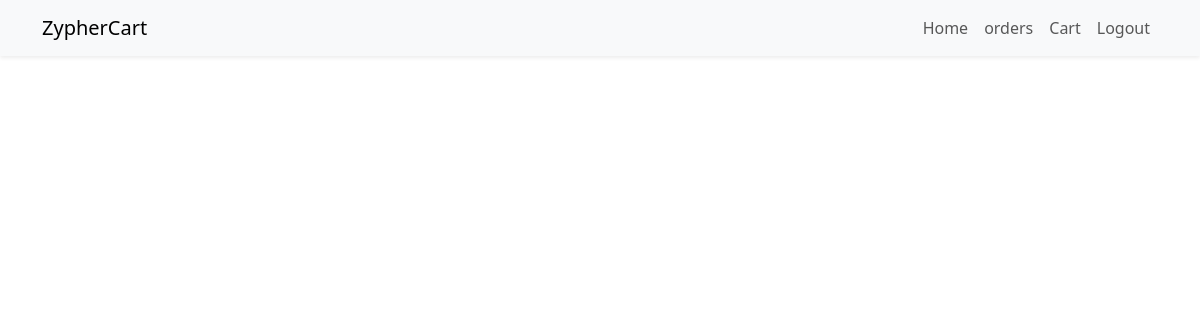
Before: /orders/orders_details/ (signed in) with the older database file.
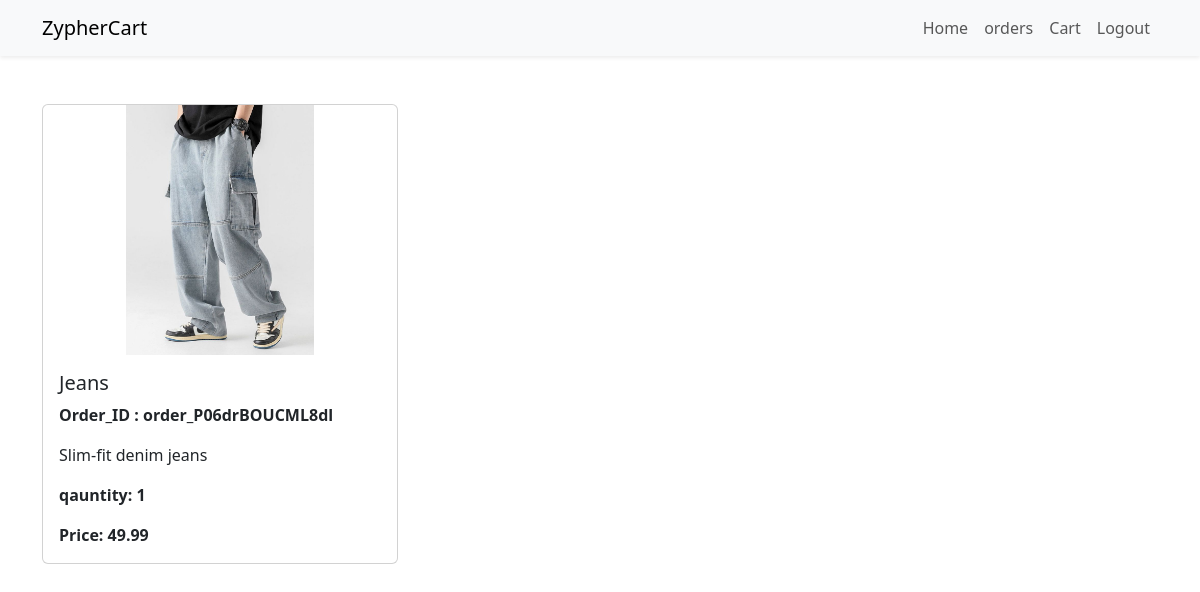
After: the same page with the newer database file.
### orders/models.py (models this page shows, shortened)
class OrderItem(models.Model):
     order = models.ForeignKey(Order,on_delete=models.CASCADE)
     product = models.ForeignKey(Product,on_delete=models.CASCADE)
     quantity = models.PositiveIntegerField(default=1)
     price = models.DecimalField(max_digits=10,decimal_places=2)
     delivery_date = models.DateField(null=True, blank=True)

class Order(models.Model):
        PAYMENT_METHOD_CHOICES = [
             ('COD' , 'Cash on Deilvery'),
             ('ONLINE' , 'Card Payment'),
             ('UPI' , 'UPI Payment')
             ]
        user = models.ForeignKey(User,on_delete=models.CASCADE)
        order_id = models.CharField(max_length=225,unique=True,blank=True, null=True)
        payment_id = models.CharField(max_length=225,unique=True,blank=True, null=True)
        payment_method = models.CharField(max_length=20,choices=PAYMENT_METHOD_CHOICES,null=True)
        amount = models.DecimalField(max_digits=10,decimal_places=2)
        payment_status = models.CharField(max_length=20,choices=[('Pending', 'Pending'), ('Completed', 'Completed'), ('Failed', 'Failed')],
        default='Pending',null=True)
        created_at = models.DateTimeField(default=timezone.now , null=True)
        is_paid = models.BooleanField(default=False)
        razor_pay_signature = models.CharField(max_length=225,blank=True,null=True)

### products/models.py (models this page shows, shortened)
class Product(models.Model):
    product_id = models.UUIDField(primary_key=True, default=uuid.uuid4, editable=False)
    product_name = models.CharField(max_length=255)
    product_image = models.ImageField(upload_to='products/',null=True,blank=True)
    product_desc = models.TextField()
    price = models.DecimalField(max_digits=10, decimal_places=2)
    category = models.ForeignKey(Category, on_delete=models.CASCADE)

### orders/views.py (the view)
# urls.py: path("orders_details/", views.OrdersDetails, name="Orders"),
def OrdersDetails(request):
    orders = Order.objects.filter(user=request.user)
    order_items = OrderItem.objects.filter(order__in=orders)
    context = {"order_items": order_items}
    return render(request, "orders/orders_details.html", context)

### orders/templates/orders/orders_details.html
{% extends 'core/base.html'%}
{%block content%}
<div class="container mt-5">
    {% for order_item in order_items %}
    <div class="row">
        <div class="col-md-4 mb-4">
            <div class="card">
                <img src="{{ order_item.product.product_image.url }}" class="card-img-top img-fluid product-image" alt="Product Image">
                <div class="card-body">
                    <h5 class="card-title">{{ order_item.product.product_name }}</h5>
                    <p class="card-text"><strong>Order_ID : {{ order_item.order.order_id }}</strong></p>
                    <p class="card-text">{{ order_item.product.product_desc }}</p>
                    <p class="card-text"><strong>qauntity: {{ order_item.quantity }}</strong></p>
                    <p class="card-text"><strong>Price: {{ order_item.product.price }}</strong></p>
                </div>
            </div>
        </div>
        {% endfor %}
    </div>
</div>
{%endblock content%}

Changed rows visible on the page:
added OrderItem: product.product_image (picture), product.product_name "Jeans", order.order_id "order_P06drBOUCML8dl", product.product_desc "Slim-fit denim jeans", quantity "1", product.price "49.99"
